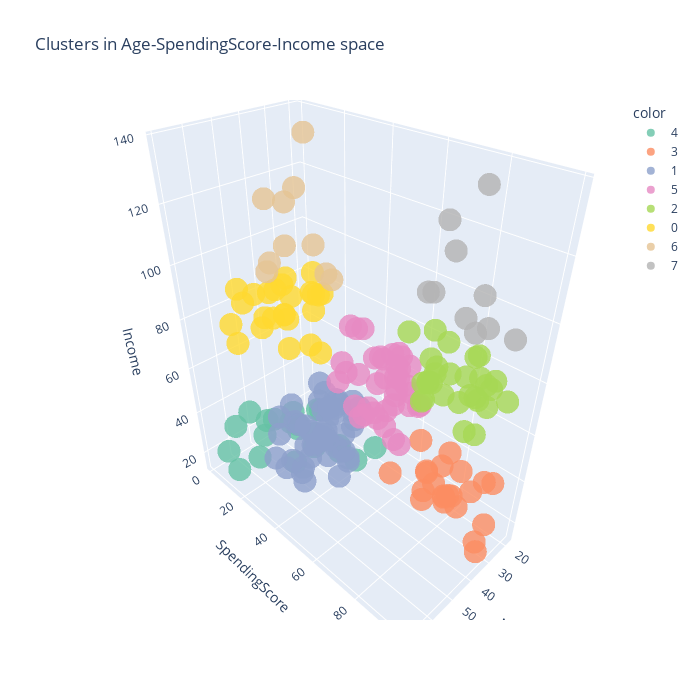

Notebook source saved alongside this figure:
### Code cell
import plotly.express as px

fig = px.scatter_3d(
    customer_df,
    x='Age', 
    y='SpendingScore', 
    z='Income', 
    color=kmean_clusters.astype(str),
    opacity=0.8,
    height=700,
    width=700,
    title='Clusters in Age-SpendingScore-Income space',
    color_discrete_sequence=px.colors.qualitative.Set2
)
fig.show()

### Figure 1 — Plotly figure (JSON) as saved in the notebook; plotly's stock layout.template omitted (floating-point values rounded to 4 significant figures)
{"data": [{"hovertemplate": "color=4<br>Age=%{x}<br>SpendingScore=%{y}<br>Income=%{z}<extra></extra>", "legendgroup": "4", "marker": {"color": "rgb(102,194,165)", "opacity": 0.8, "symbol": "circle"}, "mode": "markers", "name": "4", "scene": "scene", "showlegend": true, "type": "scatter3d", "x": [19, 20, 31, 35, 64, 67, 58, 37, 35, 52, 35, 46, 54, 45, 40, 60, 53, 49, 42, 36, 48, 49], "y": [39, 6, 40, 6, 3, 14, 15, 13, 35, 29, 35, 5, 14, 32, 31, 4, 4, 14, 17, 26, 36, 28], "z": [15, 16, 17, 18, 19, 19, 20, 20, 21, 23, 24, 25, 28, 28, 29, 30, 33, 33, 34, 37, 39, 39]}, {"hovertemplate": "color=3<br>Age=%{x}<br>SpendingScore=%{y}<br>Income=%{z}<extra></extra>", "legendgroup": "3", "marker": {"color": "rgb(252,141,98)", "opacity": 0.8, "symbol": "circle"}, "mode": "markers", "name": "3", "scene": "scene", "showlegend": true, "type": "scatter3d", "x": [21, 23, 22, 23, 30, 35, 24, 22, 20, 35, 25, 31, 29, 35, 23, 21, 18, 21, 30, 20, 24, 24], "y": [81, 77, 76, 94, 72, 99, 77, 79, 66, 98, 73, 73, 82, 61, 87, 73, 92, 81, 73, 75, 92, 65], "z": [15, 16, 17, 18, 19, 19, 20, 20, 21, 23, 24, 25, 28, 28, 29, 30, 33, 33, 34, 37, 38, 39]}, {"hovertemplate": "color=1<br>Age=%{x}<br>SpendingScore=%{y}<br>Income=%{z}<extra></extra>", "legendgroup": "1", "marker": {"color": "rgb(141,160,203)", "opacity": 0.8, "symbol": "circle"}, "mode": "markers", "name": "1", "scene": "scene", "showlegend": true, "type": "scatter3d", "x": [65, 50, 49, 59, 50, 47, 51, 69, 53, 70, 67, 54, 63, 43, 68, 70, 47, 60, 60, 59, 45, 49, 57, 67, 46, 48, 55, 50, 68, 48, 47, 48, 49, 67, 49, 66, 54, 68, 66, 65, 63, 49, 51, 50], "y": [35, 55, 52, 60, 45, 41, 50, 46, 46, 56, 52, 59, 51, 50, 48, 55, 42, 49, 56, 47, 53, 42, 51, 41, 44, 46, 58, 46, 55, 49, 47, 42, 48, 59, 56, 50, 46, 43, 48, 52, 43, 59, 43, 57], "z": [38, 40, 42, 43, 43, 43, 44, 44, 46, 46, 47, 47, 48, 48, 48, 49, 49, 50, 50, 54, 54, 54, 54, 54, 54, 54, 57, 58, 59, 60, 60, 61, 62, 62, 62, 63, 63, 63, 63, 63, 65, 65, 67, 67]}, {"hovertemplate": "color=5<br>Age=%{x}<br>SpendingScore=%{y}<br>Income=%{z}<extra></extra>", "legendgroup": "5", "marker": {"color": "rgb(231,138,195)", "opacity": 0.8, "symbol": "circle"}, "mode": "markers", "name": "5", "scene": "scene", "showlegend": true, "type": "scatter3d", "x": [31, 27, 29, 31, 33, 31, 27, 19, 18, 19, 32, 26, 40, 23, 38, 21, 22, 34, 18, 40, 32, 24, 27, 20, 23, 26, 21, 19, 38, 19, 18, 19, 27, 38, 40, 23, 25, 28], "y": [61, 47, 42, 42, 60, 54, 51, 55, 59, 59, 47, 54, 48, 52, 55, 57, 55, 60, 41, 40, 42, 52, 50, 49, 41, 55, 42, 54, 42, 46, 48, 50, 56, 40, 58, 29, 34, 40], "z": [39, 40, 40, 40, 42, 43, 46, 46, 48, 48, 48, 54, 54, 54, 54, 54, 57, 58, 59, 60, 60, 60, 60, 61, 62, 62, 62, 63, 64, 64, 65, 65, 67, 67, 69, 70, 72, 76]}, {"hovertemplate": "color=2<br>Age=%{x}<br>SpendingScore=%{y}<br>Income=%{z}<extra></extra>", "legendgroup": "2", "marker": {"color": "rgb(166,216,84)", "opacity": 0.8, "symbol": "circle"}, "mode": "markers", "name": "2", "scene": "scene", "showlegend": true, "type": "scatter3d", "x": [39, 31, 40, 38, 39, 31, 29, 32, 35, 32, 32, 28, 32, 34, 39, 38, 27, 30, 30, 29, 31, 36, 33, 32, 28, 36, 30, 27, 35], "y": [91, 77, 95, 75, 75, 71, 88, 73, 72, 93, 87, 97, 74, 90, 88, 76, 89, 78, 73, 83, 93, 75, 95, 63, 75, 92, 86, 69, 90], "z": [69, 70, 71, 71, 71, 72, 73, 73, 74, 75, 76, 77, 77, 78, 78, 78, 78, 78, 78, 79, 81, 85, 86, 87, 87, 87, 88, 88, 93]}, {"hovertemplate": "color=0<br>Age=%{x}<br>SpendingScore=%{y}<br>Income=%{z}<extra></extra>", "legendgroup": "0", "marker": {"color": "rgb(255,217,47)", "opacity": 0.8, "symbol": "circle"}, "mode": "markers", "name": "0", "scene": "scene", "showlegend": true, "type": "scatter3d", "x": [43, 59, 47, 20, 44, 19, 57, 25, 48, 34, 43, 44, 47, 37, 34, 56, 19, 50, 42, 36, 40, 36, 52, 58, 59], "y": [35, 11, 9, 5, 7, 10, 5, 12, 36, 22, 17, 20, 16, 1, 1, 35, 5, 26, 20, 27, 13, 10, 13, 15, 14], "z": [71, 71, 71, 73, 73, 74, 75, 77, 77, 78, 78, 78, 78, 78, 78, 79, 81, 85, 86, 87, 87, 87, 88, 88, 93]}, {"hovertemplate": "color=6<br>Age=%{x}<br>SpendingScore=%{y}<br>Income=%{z}<extra></extra>", "legendgroup": "6", "marker": {"color": "rgb(229,196,148)", "opacity": 0.8, "symbol": "circle"}, "mode": "markers", "name": "6", "scene": "scene", "showlegend": true, "type": "scatter3d", "x": [37, 46, 41, 54, 41, 34, 33, 47, 45, 32], "y": [32, 15, 39, 24, 17, 23, 8, 16, 28, 18], "z": [97, 98, 99, 101, 103, 103, 113, 120, 126, 137]}, {"hovertemplate": "color=7<br>Age=%{x}<br>SpendingScore=%{y}<br>Income=%{z}<extra></extra>", "legendgroup": "7", "marker": {"color": "rgb(179,179,179)", "opacity": 0.8, "symbol": "circle"}, "mode": "markers", "name": "7", "scene": "scene", "showlegend": true, "type": "scatter3d", "x": [32, 29, 30, 28, 36, 32, 38, 35, 32, 30], "y": [86, 88, 97, 68, 85, 69, 91, 79, 74, 83], "z": [97, 98, 99, 101, 103, 103, 113, 120, 126, 137]}], "layout": {"height": 700, "legend": {"title": {"text": "color"}, "tracegroupgap": 0}, "scene": {"domain": {"x": [0, 1], "y": [0, 1]}, "xaxis": {"title": {"text": "Age"}}, "yaxis": {"title": {"text": "SpendingScore"}}, "zaxis": {"title": {"text": "Income"}}}, "title": {"text": "Clusters in Age-SpendingScore-Income space"}, "width": 700}}
